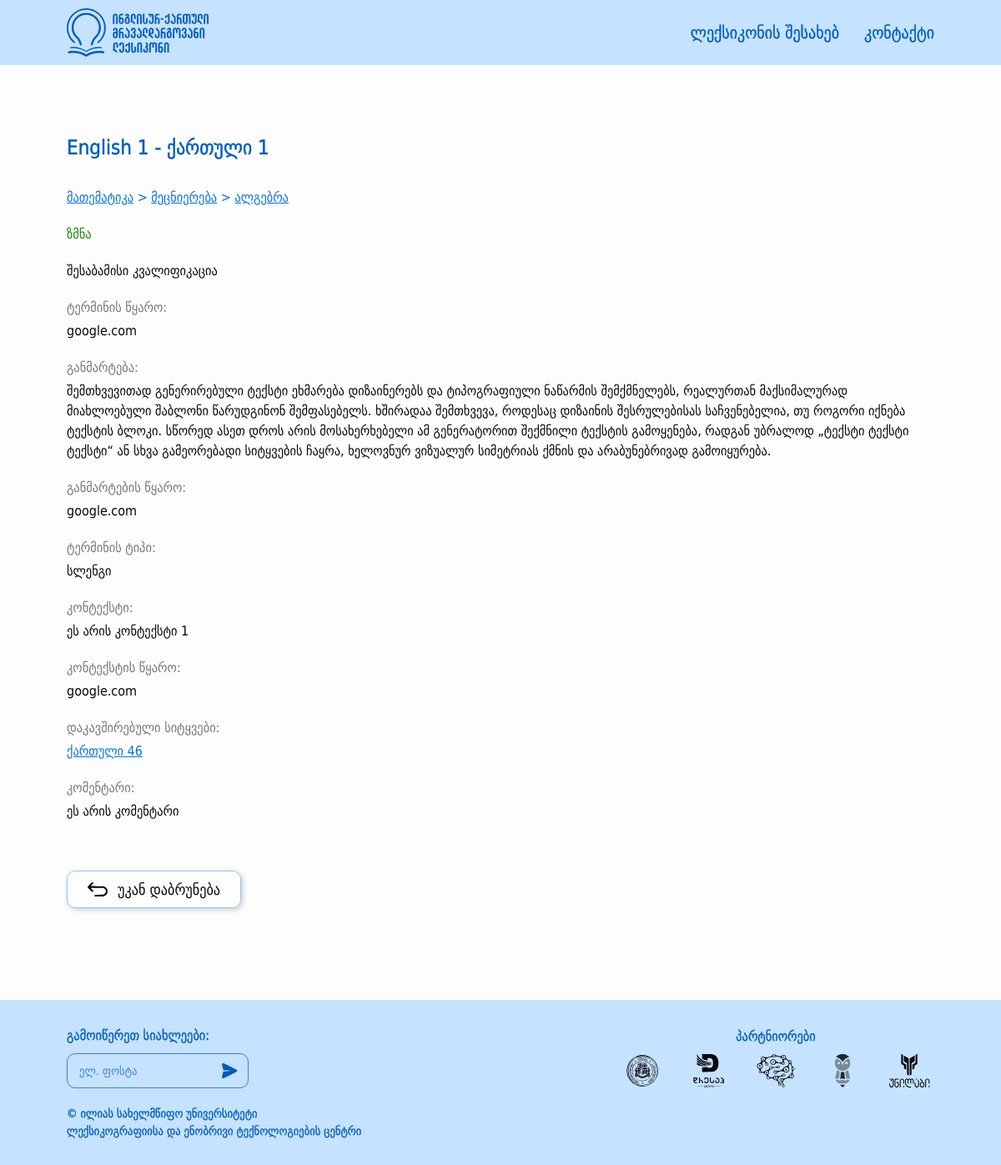
/term_detail/1, run on an earlier commit of the app's database.
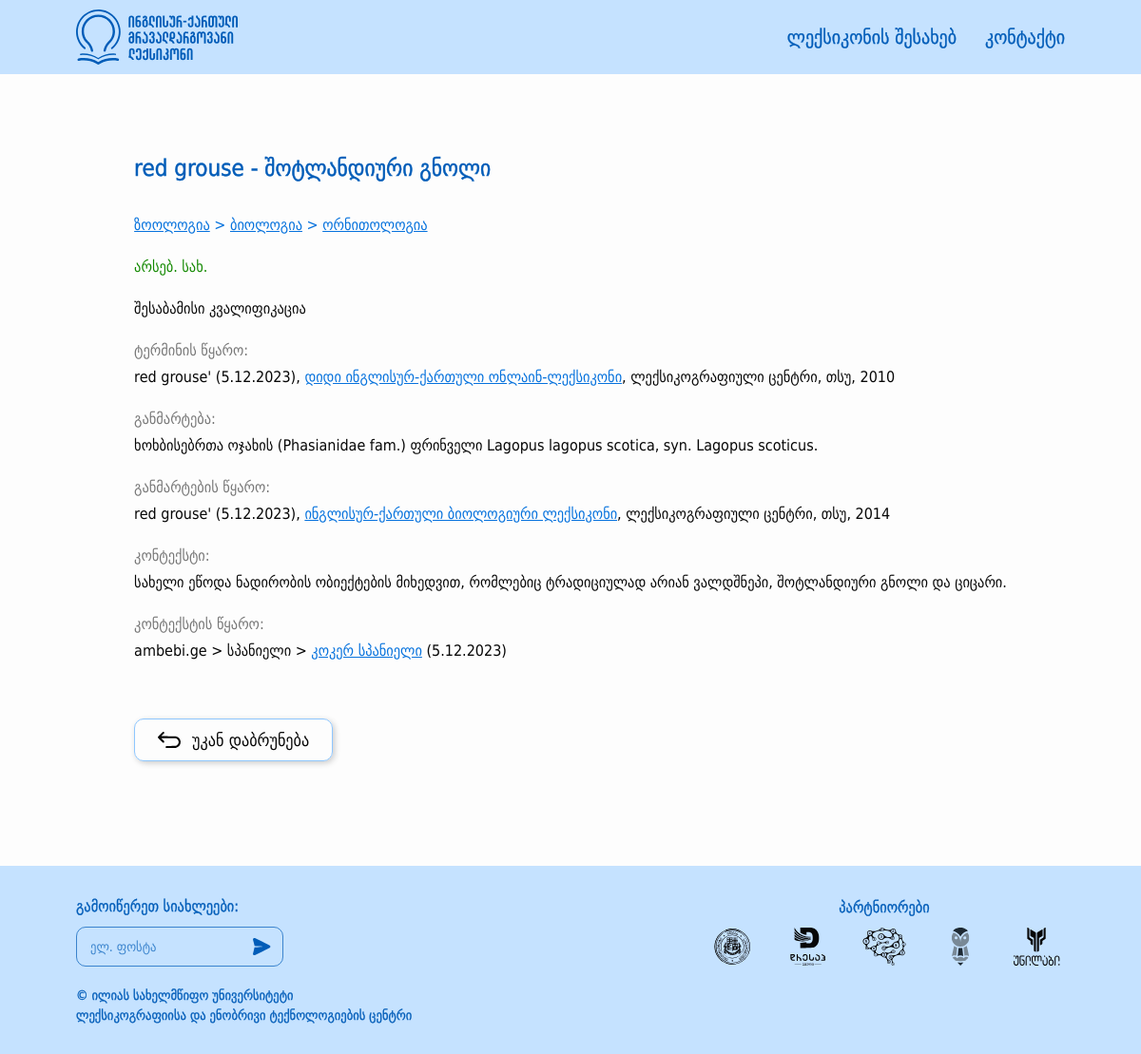
And on a later commit of the database.
### src/models/terms.py (models this page shows, shortened)
class Term(BaseModel):
    __tablename__ = 'terms'
    id = db.Column(db.Integer, primary_key=True)
    geo_word = db.Column(db.String(100), nullable=False)
    eng_word = db.Column(db.String(100), nullable=False)
    grammar_form = db.Column(db.String(50), nullable=True)
    term_source = db.Column(db.Text, nullable=False)
    definition = db.Column(db.Text, nullable=False)
    definition_source = db.Column(db.Text, nullable=False)
    term_type = db.Column(db.String(50), nullable=True)
    context = db.Column(db.Text, nullable=True)
    context_source = db.Column(db.Text, nullable=True)
    comment = db.Column(db.Text, nullable=True)
    english_synonyms = db.Column(db.Text, nullable=True)
    stylistic_label = db.Column(db.String(50), nullable=True)
    is_active = db.Column(db.Boolean, default=True)
    category = db.relationship("Category", secondary="terms_categories", backref="terms")
    def get_synonyms(self):
        connections = ConnectedTerm.query.filter(ConnectedTerm.is_synonym == True, (ConnectedTerm.term1_id == self.id) | (ConnectedTerm.term2_id == self.id)).all()
        synonym_ids = [connection.term1_id if connection.term1_id != self.id else connection.term2_id for connection in connections]
        synonyms = Term.query.filter(Term.id.in_(synonym_ids)).all()
        return synonyms
    def get_related_terms(self):
        connections = ConnectedTerm.query.filter(ConnectedTerm.is_synonym == False, (ConnectedTerm.term1_id == self.id) | (ConnectedTerm.term2_id == self.id)).all()
        connected_term_ids = [connection.term1_id if connection.term1_id != self.id else connection.term2_id for connection in connections]
        related_terms = Term.query.filter(Term.id.in_(connected_term_ids)).all()
        return related_terms
    def get_category_tree(self):
        category_trees = []
        for category in self.category:
            categories = category.get_parents()
            categories.append(category)
            category_trees.append(categories)
        return category_trees

class Category(BaseModel):
    __tablename__ = "categories"
    id = db.Column(db.Integer, primary_key=True)
    name = db.Column(db.String(50), nullable=False)
    parent_id = db.Column(db.Integer, db.ForeignKey("categories.id"), nullable=True)
    is_active = db.Column(db.Boolean, default=True)
    children = db.relationship('Category', backref=db.backref('parent', remote_side=[id]))
    def get_parents(self):
        parents = []
        if self.parent:
            parents.append(self.parent)
            parents.extend(self.parent.get_parents())
        return parents

### src/models/about.py (models this page shows, shortened)
class About(BaseModel):
    id = db.Column(db.Integer, primary_key=True)
    partner_name = db.Column(db.String(100), nullable=True)
    logo = db.Column(db.String(200), nullable=True)
    logo_link = db.Column(db.Text, nullable=True)
    about_text = db.Column(db.Text, nullable=True)

### src/views/main/routes.py (the view)
@main_blueprint.route("/term_detail/<int:term_id>")
def term_detail(term_id):
    items = About.query.all()
    form = ContactForm()
    term = Term.query.filter(Term.id == term_id, Term.is_active == True, Term.category.any(Category.is_active == True)).first_or_404()
    return render_template("main/term_detail.html", term=term, items=items, form=form)

### src/templates/main/term_detail.html (shortened to what this page needs)
{% extends 'layouts/base.html' %}
{% block content %}
    <div class="main-outer edge-padding">
        <main class="main-content width-limiter">
            <article class="term-word-container">
                <h1 class="term-word-detail">{{ term.eng_word }} - {{ term.geo_word }}</h1>
                {% set category_trees = term.get_category_tree() %}
                {% for tree in category_trees %}
                    <div class="term-field">
                        {% for category in tree %}
                            <a href="{{ url_for('main.home', categories=category.id) }}" style="display: inline-block;">
                                {{ category.name }}
                            </a>
                            {% if not loop.last %}
                                &gt;
                            {% endif %}
                        {% endfor %}
                    </div>
                {% endfor %}
                <div class="term-word-type">{{ term.grammar_form }}</div>
                <div class="term-qualifications">შესაბამისი კვალიფიკაცია</div>
                {% if term.term_source %}
                    <section class="term-source">
                        <h2>ტერმინის წყარო:</h2>
                        <p> {{ term.term_source|safe }} </p>
                    </section>
                {% endif %}
                <section class="term-definition">
                    <h2>განმარტება:</h2>
                    <p> {{ term.definition }} </p>
                </section>
                {% if term.definition_source %}
                    <section class="term-definition-source">
                        <h2>განმარტების წყარო:</h2>
                        <p> {{ term.definition_source|safe }} </p>
                    </section>
                {% endif %}
                {% if term.term_type %}
                    <section class="term-type">
                        <h2>ტერმინის ტიპი:</h2>
                        <p>{{ term.term_type }}</p>
                    </section>
                {% endif %}
                {% if term.context %}
                    <section class="term-context">
                        <h2>კონტექსტი:</h2>
                        <p> {{ term.context }} </p>
                    </section>
                {% endif %}
                {% if term.context_source %}
                    <section class="term-context-source">
                        <h2>კონტექსტის წყარო:</h2>
                        <p> {{ term.context_source|safe }} </p>
                    </section>
                {% endif %}
                {% set synonyms = term.get_synonyms() %}
                {% set related_terms = term.get_related_terms() %}
                {% if related_terms %}
                    <section class="term-related">
                        <h2>დაკავშირებული სიტყვები:</h2>
                        <ul>
                            {% for related_term in related_terms %}
                                <li>
                                    <a href="{{ url_for('main.term_detail', term_id=related_term.id) }}">{{ related_term.geo_word }}</a>
                                </li>
                            {% endfor %}
                        </ul>
                    </section>
                {% endif %}
                {% if term.comment %}
                    <section class="term-comment">
                        <h2>კომენტარი:</h2>
                        <p> {{ term.comment }} </p>
                    </section>
                {% endif %}
                <a class="go-back-button-container" href="{{ url_for('main.home') }}">
                    <button type="button" class="go-back-button">
                        <img src="{{ url_for('static', filename='images/' + 'go-back.svg') }}" alt="Go back"/>
                    </button>
                    <span>უკან დაბრუნება</span>
                </a>
            </article>
        </main>
    </div>
{% endblock %}

### src/templates/layouts/footer.html (shortened to what this page needs)
<footer class="footer edge-padding">
    <div class="footer-content width-limiter">
        <div class="sub-group">
            <label class="sub-label">გამოიწერეთ სიახლეები:</label>
            <form class="base-field sub-input-container errorable-field" id="subscribe-form" method="POST" action="">
                <input class="sub-input field-input" type="email" placeholder="ელ. ფოსტა"
                       value="{{ form.email.value }}"/>
                <button class="sub-button">
                </button>
            </form>
        </div>
        <div class="partner-group">
            <h6 class="partner-title">პარტნიორები</h6>
            <div class="partner-logos">
                {% for item in items %}
                    {% if item.logo %}
                        <a href="{{ item.logo_link }}" target="_blank">
                            <img src="{{ url_for('static', filename='images/' + item.logo) }}" alt="{{ item.partner_name }} logo" class="partner-logo" width="60" height="60">
                        </a>
                    {% endif %}
                {% endfor %}
            </div>
        </div>
    </div>
    <span class="copyright">© ილიას სახელმწიფო უნივერსიტეტი&#10;ლექსიკოგრაფიისა და ენობრივი ტექნოლოგიების ცენტრი</span>
</footer>

What changed in the data, as far as the page shows it:
no longer on one of the page's lists (row edited): Category: name "მეცნიერება"
no longer on this page (row edited): Category: name "ალგებრა"
no longer on one of the page's lists (row edited): Category: name "მათემატიკა"
removed Term: geo_word "ქართული 46"
changed Term: eng_word "English 1" → "red grouse"; geo_word "ქართული 1" → "შოტლანდიური გნოლი"; grammar_form "ზმნა" → "არსებ. სახ."; term_source "google.com" → "red grouse' (5.12.2023), დიდი ინგლისურ-ქართული ონლაინ-ლექსიკონი , ლექსიკოგრაფიული ცენტრი, თსუ, 2010"; definition "შემთხვევითად გენერირებული ტექსტი ეხმარება დიზაინერებს და ტიპოგრაფიული ნაწარმის შემქმნელებს, რეალურთან მაქსიმალურად მიახლოებული შაბლონი წარუდგინონ შემფასებელს. ხშირადაა შემთხვევა, როდესაც დიზაინის შესრულებისას საჩვენებელია, თუ როგორი იქნება ტექსტის ბლოკი. სწორედ ასეთ დროს არის მოსახერხებელი ამ გენერატორით შექმნილი ტექსტის გამოყენება, რადგან უბრალოდ „ტექსტი ტექსტი ტექსტი“ ან სხვა გამეორებადი სიტყვების ჩაყრა, ხელოვნურ ვიზუალურ სიმეტრიას ქმნის და არაბუნებრივად გამოიყურება." → "ხოხბისებრთა ოჯახის (Phasianidae fam.) ფრინველი Lagopus lagopus scotica, syn. Lagopus scoticus."; definition_source "google.com" → "red grouse' (5.12.2023), ინგლისურ-ქართული ბიოლოგიური ლექსიკონი , ლექსიკოგრაფიული ცენტრი, თსუ, 2014"; context "ეს არის კონტექსტი 1" → "სახელი ეწოდა ნადირობის ობიექტების მიხედვით, რომლებიც ტრადიციულად არიან ვალდშნეპი, შოტლანდიური გნოლი და ციცარი."; context_source "google.com" → "ambebi.ge > სპანიელი > კოკერ სპანიელი (5.12.2023)"; term_type "სლენგი" → (not shown); comment "ეს არის კომენტარი" → (not shown)
now on this page (row edited): Category: name "ზოოლოგია", Category (name "ბიოლოგია"), Category (name "ორნითოლოგია")
Also different on the page:
text no longer shown: "ტერმინის ტიპი: დაკავშირებული სიტყვები: კომენტარი:"
